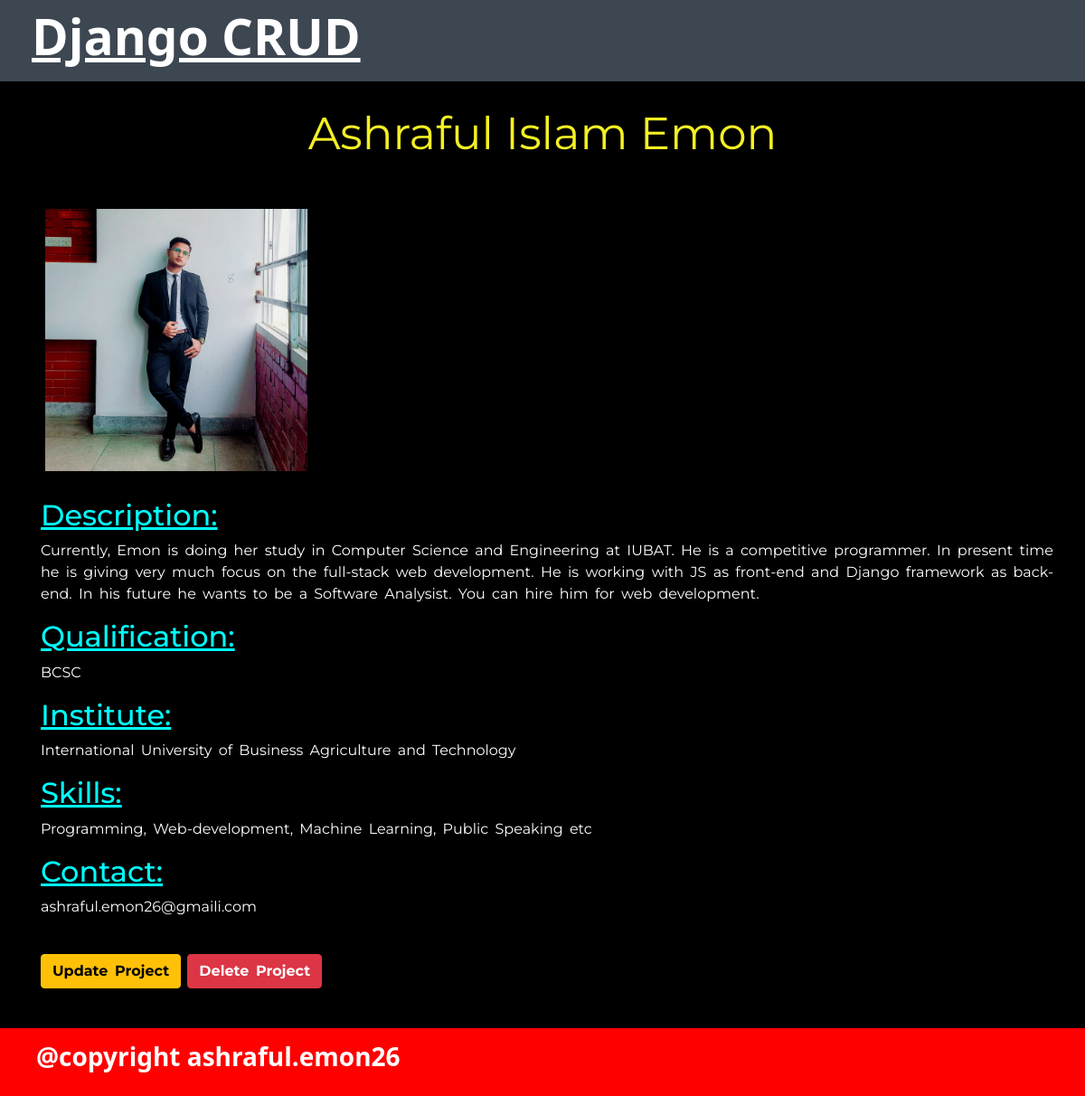
/project/2bbd6162-a881-451e-8994-efdaf88609c5/, run on the app's committed database.
### projects/models.py (models this page shows, shortened)
class Project(models.Model):
    title = models.CharField(max_length = 100)
    bio = models.CharField(max_length = 150, null = True, blank = True)
    description = models.TextField(null = True, blank = True)
    qualification = models.CharField(max_length = 150, null = True, blank = True)
    institute = models.CharField(max_length = 150, null = True, blank = True)
    skils = models.CharField(max_length = 150, null = True, blank = True)
    contact = models.CharField(max_length = 60, null = True, blank = True)
    featured_image = models.ImageField(null = True, blank = True, default= "default.jpg")
    tag = models.ManyToManyField('Tag', blank=True)
    id = models.UUIDField(default= uuid.uuid4, unique = True, primary_key = True, editable = "False")

### projects/views.py (the view)
# urls.py: path('project/<str:pk>/', views.project, name="project"),
def project(request, pk):
    projectobj = Project.objects.get(id=pk)
    tags = projectobj.tag.all()
    return render(request, 'pages/single-project.html', {'project':projectobj, 'tag':tags})

### projects/templates/pages/single-project.html
{% extends 'main.html' %}
{% block content %}
<body>
    <div class="single-project">
        <div class="project-title">
            <p>{{project.title}}</p>
        </div>
        <div class="project-image">
            <img src="{{project.featured_image.url}}" alt="Image">
        </div>
        <div class="details">
            <div class="description">
                <h2 style="color: aqua; text-decoration:underline;">Description: </h2>
                <p>{{project.description}}</p>
            </div>
            <div class="qualification">
                <h2 style="color: aqua; text-decoration:underline;">Qualification: </h2>
                <p>{{project.qualification}}</p>
            </div>
            <div class="institute">
                <h2 style="color: aqua; text-decoration:underline;">Institute: </h2>
                <p>{{project.institute}}</p>
            </div>
            <div class="skils">
                <h2 style="color: aqua; text-decoration:underline;">Skills: </h2>
                <p>{{project.skils}}</p>
            </div>
            <div class="contact">
                <h2 style="color: aqua; text-decoration:underline;">Contact: </h2>
                <p>{{project.contact}}</p>
            </div>
            <div class="button">
                <br>
                <a href="{% url 'update-project' project.id %}" class="btn btn-warning"> <b>Update Project</b> </a>
                <a href="{% url 'delete-project' project.id %}" class="btn btn-danger"> <b>Delete Project</b> </a>
                <br> <br>
            </div>
        </div>
    </div>
</body>
</html>
{% endblock content %}

### static/style/main.css (style rules this page uses)
body { font-family: -apple-system, BlinkMacSystemFont, 'Segoe UI', Roboto, Oxygen, Ubuntu, Cantarell, 'Open Sans', 'Helvetica Neue', sans-serif ; }

### static/style/single-project.css (style rules this page uses)
.single-project { background-color:black; color: white; font-family: 'Montserrat', sans-serif; padding: 20px; }
.details { margin-left: 25px; margin-right: 15px; word-spacing: 3px; text-align: justify; }
.project-title { font-size: 50px; text-align: center; color:rgb(243, 240, 35); }
.single-project img { width: 100%; height: auto; padding: 30px; }
.project-image { max-width: 350px; border-radius: 50%; }

### static/style/navv.css (style rules this page uses)
* { padding: 0; margin: 0; text-decoration: none; list-style: none; box-sizing: border-box; }
body { font-family: 'Montserrat', sans-serif; }

### static/style/project-form.css (style rules this page uses)
* { box-sizing: border-box; }

### data on the page
Project: title "Ashraful Islam Emon", featured_image (picture), description "Currently, Emon is doing her study in Computer Science and Engineering at IUBAT. He is a competitive programmer. In present time he is giving very much focus on the full-stack web development. He is working with JS as front-end and Django framework as back-end. In his future he wants to be a Software Analysist. You can hire him for web development.", qualification "BCSC", institute "International University of Business Agriculture and Technology", skils "Programming, Web-development, Machine Learning, Public Speaking etc", contact "ashraful.emon26@gmaili.com"
